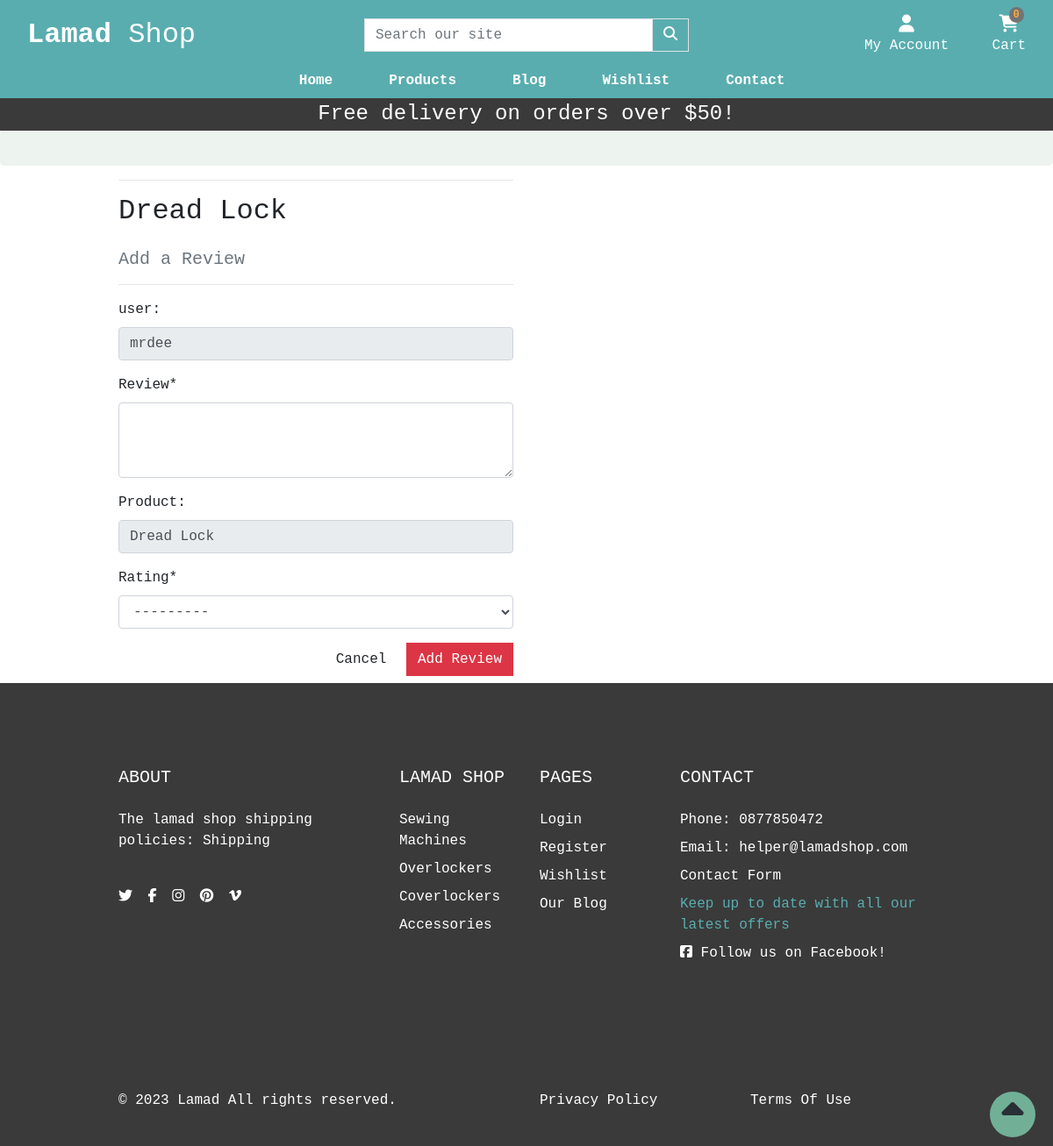
The page /shop/add_review/20/ (signed in) on the database its author committed.
### shop/models.py (models this page shows, shortened)
class Product(models.Model):
    name = models.CharField(max_length=100, unique=True)
    slug = models.SlugField(max_length=150, unique=True)
    description = models.TextField(max_length=500, blank=True)
    price = models.DecimalField(max_digits=6, decimal_places=2)
    stock = models.SmallIntegerField()
    in_stock = models.BooleanField(default=True)
    has_sizes = models.BooleanField(default=False, blank=True)
    category = models.ForeignKey(Category, on_delete=models.CASCADE)
    created_at = models.DateTimeField(auto_now_add=True)
    updated_at = models.DateTimeField(auto_now=True)
    image_url = models.URLField(max_length=1024, null=True, blank=True)
    image = models.ImageField(null=True, blank=True, upload_to='products/')
    rating = models.SmallIntegerField(null=True)

class Rating(models.Model):
    rating = models.SmallIntegerField()
    def __str__(self):
        return str(self.rating)

class Category(models.Model):
    name = models.CharField(max_length=100)
    slug = models.SlugField(max_length=100, unique=True)
    friendly_name = models.CharField(max_length=100, null=True, blank=True)
    description = models.TextField(max_length=250, blank=True)
    class Meta:
        verbose_name = 'category'
        verbose_name_plural = 'Categories'
    def get_absolute_url(self):
        return reverse('shop:products_by_category', args=[self.slug])

### account/models.py (models this page shows, shortened)
class CustomUser(AbstractUser):
    username = models.CharField(max_length=20, unique=True)
    email = models.EmailField(_('email address'), unique=True, max_length=100)
    is_email_verified = models.BooleanField(default=False)

### shop/views.py (the view, shortened to what this page needs)
# urls.py: path('add_review/<int:product_id>/', views.add_review, name='add_review'),
@login_required(login_url='account:signin')
def add_review(request, product_id):
    form = ReviewForm()
    product = get_object_or_404(Product, pk=product_id)
    user = request.user
    review = Review(user=user, product=product)
    context = {'product': product, 'user': user, 'form': form}
    return render(request, 'shop/add_review.html', context)

### shop/forms.py
class ReviewForm(forms.ModelForm):
    review = forms.CharField(widget=forms.Textarea(), required=True)
    class Meta:
        model = Review
        exclude = ['user',  'product']

### cart/contexts.py (called while the page is built, shortened)
def cart_contents(request):
    cart_items = []
    total = 0
    product_count = 0
    cart = request.session.get('cart', {})
    if total < settings.FREE_DELIVERY_THRESHOLD:
        delivery = total * Decimal(settings.STANDARD_DELIVERY_PERCENTAGE / 100)
        free_delivery_delta = settings.FREE_DELIVERY_THRESHOLD - total
    else:
        delivery = 0
        free_delivery_delta = 0
    grand_total = delivery + total
    context = {
        'cart_items': cart_items,
        'total': total,
        'product_count': product_count,
        'delivery': delivery,
        'free_delivery_delta': free_delivery_delta,
        'free_delivery_threshold': settings.FREE_DELIVERY_THRESHOLD,
        'grand_total': grand_total,
    }
    return context

### shop/contexts.py (called while the page is built)
def nav_menu(request):
    menu = Category.objects.all()
    return dict(menu=menu)

### shop/templates/shop/add_review.html (shortened to what this page needs)
{% extends "base.html" %}
{% load crispy_forms_tags %}
{% load static %}
{% block content %}
    <div class="overlay"></div>
    <div class="container">
        <div class="row">
            <div class="col-12 col-md-6">
                <hr>
                <h2 class="logo-font mb-4">{{ product.name }}</h2>
                <h5 class="text-muted">Add a Review</h5>
                <hr>
            </div>
        </div>
        <div class="row">
            <div class="col-12 col-md-6">
                <form method="POST" action="{% url 'shop:add_review' product.id %}" class="form mb-2">
                      <div class="form-group">
                        <label for="user">user:</label>
                        <input type="text" class="form-control" id="user" name="user" value="{{ request.user.username }}" disabled>
                      </div>
                      <div class="form-group">
                        <label for="review">Review*</label>
                        <textarea class="form-control" id="review" rows="3" name="review"></textarea>
                      </div>
                      <div class="form-group">
                        <label for="product">Product:</label>
                        <input type="text" class="form-control" id="product" value="{{ product.name }}" name="product" disabled>
                      </div>
                      <div class="form-group">
                        {{ form.rating|as_crispy_field }}
                      </div>
                    <div class="text-right">
                        <a class="btn btn-outline-black rounded-0" href="{% url 'shop:products' %}">Cancel</a>
                        <button class="btn btn-danger rounded-0" type="submit">Add Review</button>
                    </div>
                </form>
            </div>
        </div>
    </div>
{% endblock %}

### templates/base.html (shortened to what this page needs)
{% load static %}
<!doctype html>
<html lang="en">
  <head>
    {% block corecss %}
    <link rel="stylesheet" href="https://cdn.jsdelivr.net/npm/bootstrap@4.6.2/dist/css/bootstrap.min.css">
    <link rel="stylesheet" href="https://cdn.jsdelivr.net/npm/bootstrap-icons@1.10.3/font/bootstrap-icons.css">
    <link href="{% static 'css/base.css' %}" rel="stylesheet">
    {% endblock %}
    {% block extra_css %}
    <link href="//cdn-images.mailchimp.com/embedcode/classic-071822.css" rel="stylesheet" type="text/css">
    {% endblock %}
  </head>
  <body>
    <header class="container-fluid">
        <div id="topnav" class="row nav-bg-color pt-lg-2 d-none d-lg-flex">
            <div class="col-12 col-lg-4 my-auto py-1 py-lg-0 text-center text-lg-left">
                <a href="{% url 'home:home' %}" class="nav-link main-logo-link">
                  <h2 class="logo-font text-white my-0"><strong>Lamad</strong> Shop</h2>
                </a>
            </div>
            <div class="col-12 col-lg-4 my-auto py-1 py-lg-0">
                <form method="GET" action="{% url 'shop:products' %}">
                    <div class="input-group w-100">
                        <input class="form-control border border-black rounded-0" type="text" name="q" placeholder="Search our site">
                        <div class="input-group-append">
                            <button class="form-control btn nav-bg-color border border-black rounded-0" type="submit" aria-label="Search our products">
                                <span class="icon">
                                    <i class="fas fa-search"></i>
                                </span>
                            </button>
                        </div>
                    </div>
                </form>
            </div>
            <div class="col-12 col-lg-4 my-auto py-1 py-lg-0">
                <ul class="list-inline list-unstyled text-center text-lg-right my-0">
                    <li class="list-inline-item dropdown">
                        <a class="text-sly nav-link" href="#" id="dt-user-options" data-toggle="dropdown" aria-haspopup="true" aria-expanded="false">
                            <div class="text-center">
                                {% if request.user.is_authenticated %}
                                    <div><i class="fas fa-user fa-lg"></i></div>
                                    <p class="my-0 text-white">My Account</p>
                                {% else %}
                                    <div><i class="fas fa-user fa-lg"></i></div>
                                    <p class="my-0 text-white">Login / Sign Up</p>
                                {% endif %}
                            </div>
                        </a>
                    </li>
                    <li class="list-inline-item">
                        <a class="{% if grand_total %}text-info font-weight-bold{% else %}text-white{% endif %} nav-link" href="{% url 'cart:cart' %}">
                            <div class="text-center">
                                <div><span class="position-absolute top-0 left-100 translate-middle badge rounded-pill bg-light my-button">{{ request.session.cart.keys | length }}</span></div>
                                <div><i class="fa-solid fa-cart-shopping fa-lg"></i></div>
                                <p class="my-0 cart-amount">
                                    {% if grand_total %}
                                        ${{ grand_total|floatformat:2 }}
                                    {% else %}
                                        Cart
                                    {% endif %}
                                </p>
                            </div>
                        </a>
                    </li>
                </ul>
            </div>
        </div>
        <div class="row second-nav">
            <nav class="navbar navbar-expand-lg navbar-dark text-sly w-100">
                    {% include 'includes/mobile-top-header.html' %}
                    {% include 'includes/main-nav.html' %}
            </nav>
        </div>
        <div id="delivery-banner" class="row text-center">
            <div class="col my-secondary text-white">
                <h4 class="logo-font my-1">Free delivery on orders over ${{ free_delivery_threshold }}!</h4>
            </div>
        </div>
    </header>
    {% block content %}
    {% endblock %}
    <a href="#" id="to-top" aria-label="move to top of page">
      <span class="move_to_top">
        <i class="fas fa-caret-up"></i>
      </span>
    </a>
     <footer class="footer" style="background: #3a3a3a">
        <div class="py-5">
          <div class="container py-5">
            <div class="row gx-5 gy-4">
              <div class="col-lg-4">
                 <h5 class="text-white text-uppercase mb-4">ABOUT</h5>
                 <p class="text-white">The lamad shop shipping policies: <a href="{% url 'contact:shipping' %}" class='text-white'>Shipping</a></p>
                 <br>
                <ul class="list-inline mb-0">
                  <li class="list-inline-item me-3"><a class="reset-anchor" href="https://twitter.com" target="_blank" rel="noopener" aria-label="Visit our twitter page(opens on a new tab)"><i class="fab fa-twitter"></i></a></li>
                  <li class="list-inline-item me-3"><a class="reset-anchor" href="https://facebook.com" target="_blank" rel="noopener" aria-label="Visit our facebook page(opens on a new tab)"><i class="fab fa-facebook-f"></i></a></li>
                  <li class="list-inline-item me-3"><a class="reset-anchor" href="https://instagram.com" target="_blank" rel="noopener" aria-label="Visit our instagram page(opens on a new tab)"><i class="fab fa-instagram"></i></a></li>
                  <li class="list-inline-item me-3"><a class="reset-anchor" href="https://pinterest.com" target="_blank" rel="noopener" aria-label="Visit our pinterest page(opens on a new tab)"><i class="fab fa-pinterest"></i></a></li>
                  <li class="list-inline-item"><a class="reset-anchor" href="https://vimeo.com" target="_blank" rel="noopener" aria-label="Visit our vimeo page(opens on a new tab)"><i class="fab fa-vimeo-v"></i></a></li>
                </ul>
              </div>
              <div class="col-lg-2 col-md-6">
                <h5 class="text-white text-uppercase mb-4">Lamad Shop</h5>
                <ul class="list-unstyled text-sm fw-normal mb-0">
                  {% for category in menu %}
                  <li class="mb-1 pb-1"><a href="{{ category.get_absolute_url }}" class="reset-anchor">{{category.name}}</a></li>
                  {% endfor %}
                </ul>
              </div>
              <div class="col-lg-2 col-md-6">
                <h5 class="text-white text-uppercase mb-4">Pages</h5>
                <ul class="list-unstyled text-sm fw-normal mb-0">
                  <li class="mb-1 pb-1"> <a class="reset-anchor" href="{% url 'account:signin' %}">Login</a></li>
                  <li class="mb-1 pb-1"> <a class="reset-anchor" href="{% url 'account:register' %}">Register</a></li>
                  <li class="mb-1 pb-1"> <a class="reset-anchor" href="{% url 'wishlist:wish_list' %}">Wishlist</a></li>
                  <li class="mb-1 pb-1"> <a class="reset-anchor" href="{% url 'blog:articles' %}">Our Blog</a></li>
                </ul>
              </div>
              <div class="newsletter col-lg-4">
                <h5 class="text-white text-uppercase mb-4">Contact</h5>
                <ul class="list-unstyled text-sm fw-normal mb-0">
                  <li class="mb-1 pb-1 text-white">Phone: 0877850472</li>
                  <li class="mb-1 pb-1 text-white">Email: helper@lamadshop.com</li>
                  <li class="mb-1 pb-1"><a href="{% url 'contact:contact' %}" class="reset-anchor">Contact Form</a></li>
                  <li class="mb-1 pb-1 text-sly">Keep up to date with all our latest offers</li>
                  <li class="mb-1 pb-1 text-white"><a href="https://www.facebook.com/profile.php?id=100091956826416" target="_blank" rel="noopener" aria-label="Visit us (opens on a new tab)"><i class="fab fa-facebook-square"></i> Follow us on Facebook!</a></li>
                </ul>
              </div>
            </div>
          </div>
        </div>
        <div class="copyrights py-4" style="background: #3a3a3a">
          <div class="container py-3">
            <div class="row align-items-center gy-3">
              <div class="col-md-6">
                <p class="mb-0 text-sm fw-normal text-white">&copy; 2023 <a class="reset-anchor text-white" href="{% url 'home:home' %}">Lamad</a> All rights reserved.</p>
              </div>
              <div class="col-md-3">
                <p class="mb-0 text-sm fw-normal text-sly"><a class="reset-anchor text-white" href="{% url 'home:privacy' %}">Privacy Policy</a></p>
              </div>
              <div class="col-md-3">
                <p class="mb-0 text-sm fw-normal text-sly"><a class="reset-anchor text-white" href="{% url 'home:terms' %}">Terms Of Use</a></p>
              </div>
            </div>
          </div>
        </div>
      </footer>
  </body>
</html>

### static/css/base.css (style rules this page uses)
html { height: 100%; }
body { font-family: 'Courier New', Courier, monospace; background-color: #fff; }
.nav-bg-color { background-color: #59adaf; }
a { color: black; }
li > a { color: white; }
.rounded-pill { border-radius: 60rem!important; }
.top-0 { top: 0!important; }
.bg-light { background-color: #727475 !important; }
.my-secondary { background-color: #3a3a3a; }
.my-button { color: #fda93b; }
.text-white { color: white; }
.navbar { padding: 0; }
.second-nav { padding: 0; background-color:#59adaf; min-width: 100%; }
.fas { color: #fff; }
.fa-cart-shopping { color: #fff; }
.text-sly { color: #59adaf !important; }
.main-logo-link { width: fit-content; }
.cart-amount { color: #fff; }
.overlay { background-color: rgba(226, 235, 229, 0.6); border-radius: 5px; text-align: center; padding: 20px; }
li { list-style-type: none; }
#to-top { text-decoration: none; align-items: center; position: fixed; bottom: 10px; right: 20px; z-index: 10000; }
#to-top>span { width: 52px; height: 52px; border-radius: 52px; text-decoration: none; line-height: 52px; background-color: rgba(137, 227, 191, 0.7); border: 2px solid transparent; text-align: center; }
#to-top i { color: #292F36; font-size: 250%; }
.move_to_top { position: relative; display: inline-block; vertical-align: middle; }
@media (min-width: 1200px) { .container { max-width: 80%; } }

### rows shown on the page
Product: name "Dread Lock", product "Dread Lock"
CustomUser: user "mrdee"
Rating: rating "---------"
Category: name "Sewing Machines"
Category: name "Overlockers"
Category: name "Coverlockers"
Category: name "Accessories"

### other values the page prints
{{ request.session.cart.keys | length }} "0"
{{ free_delivery_threshold }} "50"
